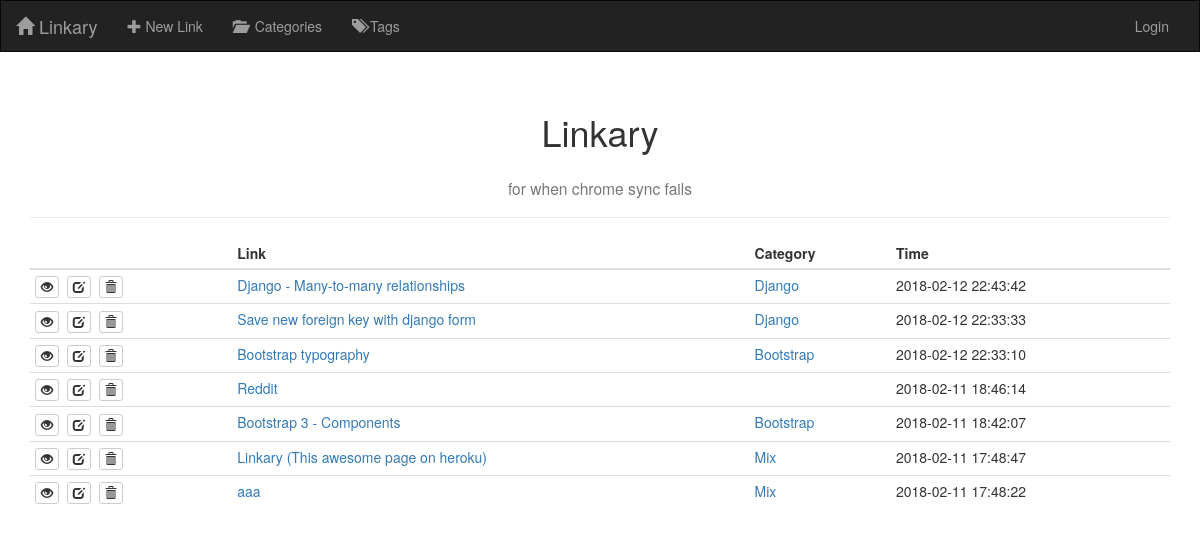
Before: / with the older database file.
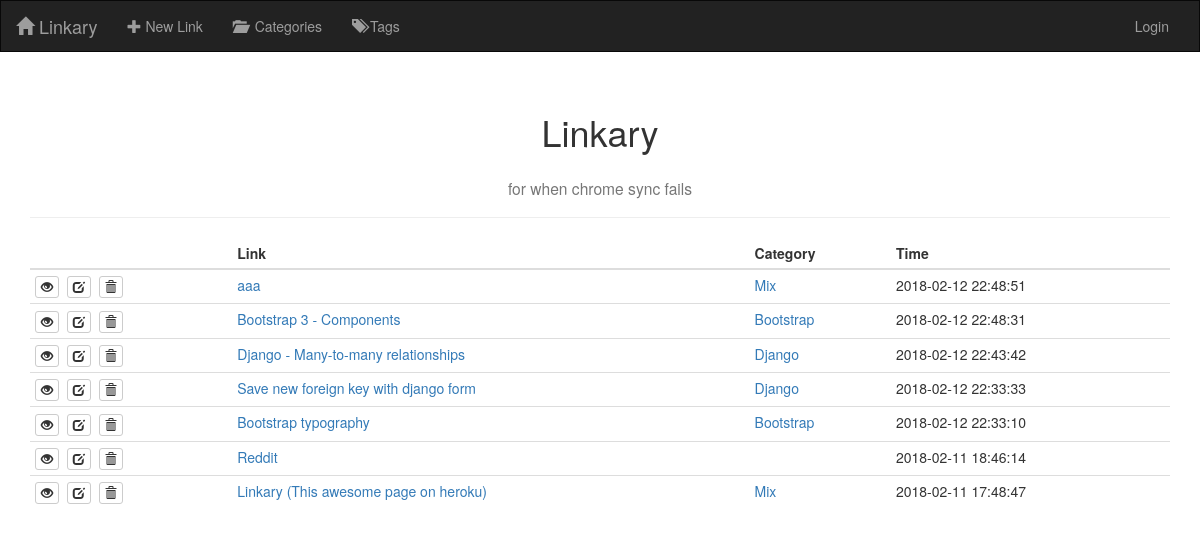
After: the same page with the newer database file.
### linkary/models.py (models this page shows, shortened)
class TimedModel(models.Model):
    time_created = models.DateTimeField(auto_now_add=True)
    time_modified = models.DateTimeField(auto_now=True)
    class Meta:
        abstract = True

class Link(TimedModel):
    url = models.URLField()
    name = models.CharField(max_length=500)
    author = models.ForeignKey(User, on_delete=models.SET_NULL, blank=True, null=True)
    category = models.ForeignKey(Category, on_delete=models.SET_NULL, blank=True, null=True)
    tags = models.ManyToManyField(Tag, blank=True)
    class Meta:
        get_latest_by = ['time_created']
        ordering = ['-time_modified']

class Category(TimedModel):
    name = models.CharField(max_length=100, unique=True)
    class Meta:
        verbose_name_plural = 'Categories'
        ordering = ['name']
    def get_absolute_url(self):
        return reverse('category_detail', kwargs={'pk': self.pk})
    def __str__(self):
        return self.name

### linkary/views.py (the view)
# urls.py: path('', views.LinkListView.as_view(), name='index'),
class LinkListView(ListView):
    model = models.Link
    template_name = 'linkary/index.html'

### linkary/templates/linkary/index.html (shortened to what this page needs)
{% extends 'linkary/base.html' %}
{% block content %}
    <div class="container">
        <div class="page-header">
            <h1 class="text-center">Linkary</h1>
            <h3 class="text-center"><small>for when chrome sync fails</small></h3>
        </div>
        <table class="table table-condensed table-hover">
            <thead>
                <tr>
                    <th></th>
                    <th>Link</th>
                    <th>Category</th>
                    <th>Time</th>
                </tr>
            </thead>
            <tbody>
                {% for link in object_list %}
                    <tr>
                        <td>
                            <a href="{% url 'link_detail' link.pk %}" class="btn btn-default btn-xs" title="Details...">
                                <span class="glyphicon glyphicon-eye-open"></span>
                            </a>&nbsp;
                            <a href="{% url 'link_edit' link.pk %}" class="btn btn-default btn-xs" title="Edit...">
                                <span class="glyphicon glyphicon-edit"></span>
                            </a>&nbsp;
                            <a href="{% url 'link_delete' link.pk %}" class="btn btn-default btn-xs" title="Delete...">
                                <span class="glyphicon glyphicon-trash"></span>
                            </a>&nbsp;
                        </td>
                        <td>
                            <a href="{{ link.url }}" target="_blank">{{ link.name }}</a>
                        </td>
                        <td>
                            {% if link.category %}<a href="{{ link.category.get_absolute_url }}">{{ link.category }}</a>{% endif %}
                        </td>
                        <td>{{ link.time_modified|date:'Y-m-d H:i:s' }}</td>
                    </tr>
                {% endfor %}
            </tbody>
        </table>
    </div>
{% endblock %}

Changed rows visible on the page:
changed Link "aaa": time_modified "2018-02-11 17:48:22" → "2018-02-12 22:48:51"; moves up the list
changed Link "Bootstrap 3 - Components": time_modified "2018-02-11 18:42:07" → "2018-02-12 22:48:31"; moves up the list
